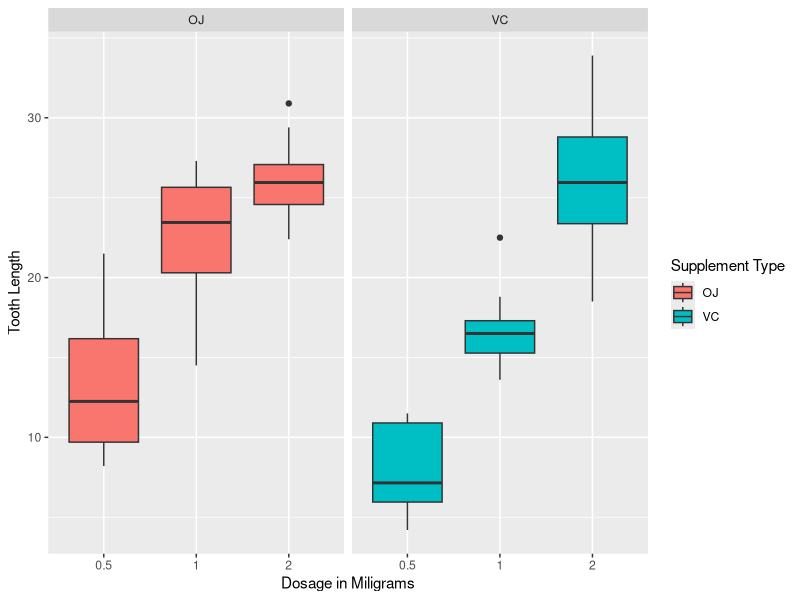

The R script that drew this image: (Note: this script raises an error after producing the figure.)
## ---- chunk 1
#Loading the Library Required #
library(ggplot2)

# Loading the dataset #
library(datasets)
data(ToothGrowth)

# Checking the dataset #
nrow(ToothGrowth)

# Previewing Data # 
head(ToothGrowth)
str(ToothGrowth)

# Pre-processing of Data #
ToothGrowth$dose <- as.factor(ToothGrowth$dose)


## ---- chunk 2
# Generating Statistics of the Data #
summary(ToothGrowth)

# Spliting the data #
table(ToothGrowth$dose, ToothGrowth$supp)


ggplot(data=ToothGrowth, aes(x=as.factor(dose), y=len, fill=supp)) +
    geom_boxplot() +
    facet_grid(. ~ supp) +
    xlab("Dosage in Miligrams") +
    ylab("Tooth Length") +
    guides(fill=guide_legend(title="Supplement Type"))
## ---- chunk 3
# Slitting the Data by Dosages #
d0.5 <- subset(ToothGrowth, dose == 0.5)
d1.0 <- subset(ToothGrowth, dose == 1.0)
d2.0 <- subset(ToothGrowth, dose == 2.0)

# Conducting a t-test between Supplements #
test0.5 <- t.test(len ~ supp, paired = FALSE, var.equal = FALSE, data = d0.5)
test0.5$p.value; test0.5$conf[1]

test1.0 <- t.test(len ~ supp, paired = FALSE, var.equal = FALSE, data = d1.0)
test1.0$p.value; test1.0$conf[1]

test2.0 <- t.test(len ~ supp, paired = FALSE, var.equal = FALSE, data = d2.0)
test2.0$p.value; test2.0$conf[1]
